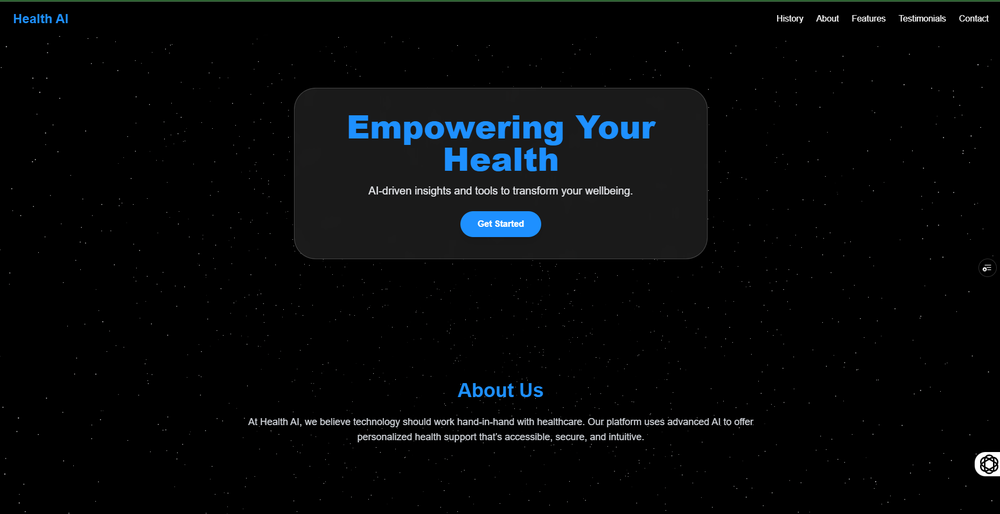
#> input picture assets/Home.png, 1000 x 514 px, shrunk from 1857 x 954 before the run
$ python -i ocr.py   (imports and definitions only)
#> lines starting #> are read from the running program, lines starting #| are printed output that depends on the picture; after the words box and inside, x2 and y2 are one past the last pixel; in counts of white or black regions, pixels touching at a corner belong together
# ocr.py

import pytesseract
import cv2
import numpy as np
from PIL import Image


pytesseract.pytesseract.tesseract_cmd = r"C:\Program Files\Tesseract-OCR\tesseract.exe"


def extract_text_from_image(pil_image):
    cv_image = cv2.cvtColor(np.array(pil_image), cv2.COLOR_RGB2BGR)
#> cv_image is the input picture: shape (514, 1000, 3); mean B, G, R 9, 7.6, 5.8
    gray = cv2.cvtColor(cv_image, cv2.COLOR_BGR2GRAY)
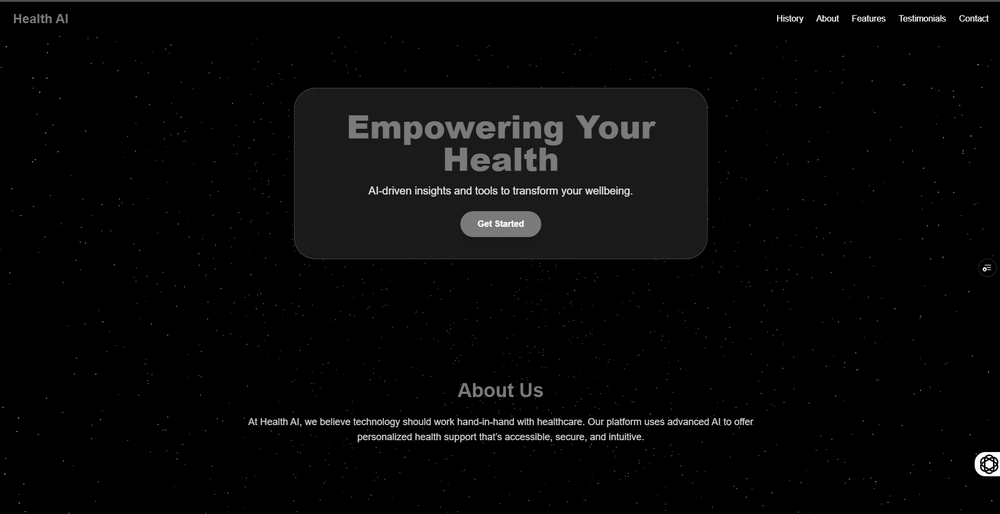
#> gray: shape (514, 1000); min 0, max 255, mean 7.2

    # Apply thresholding for better OCR results
    _, thresh = cv2.threshold(gray, 150, 255, cv2.THRESH_BINARY + cv2.THRESH_OTSU)
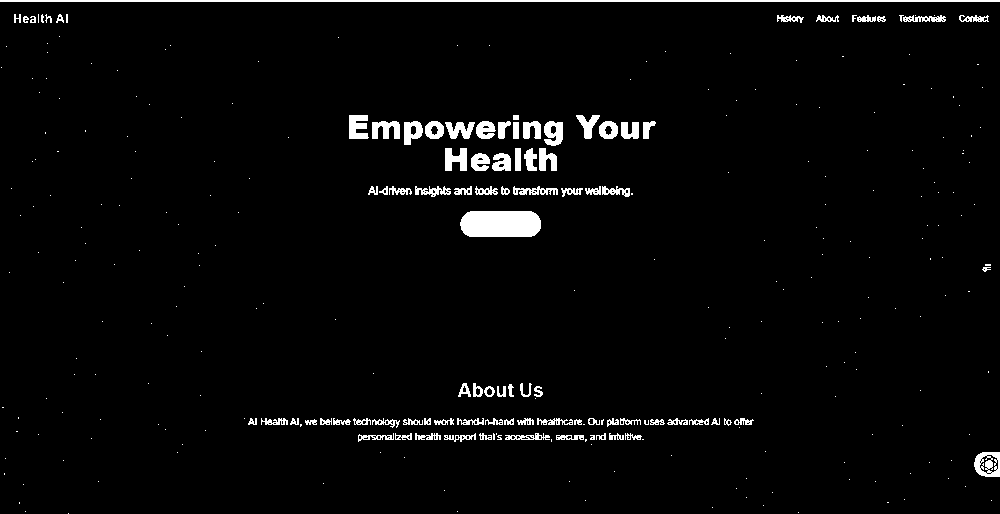
#> thresh: shape (514, 1000); 3% white; 310 white regions (218 under 20 px), largest, box (x1, y1, x2, y2) and area: (0, 0, 1000, 2) 2000, (460, 211, 541, 237) 1962, (974, 452, 1000, 477) 453

#> (the run stopped early here; a loop or call above may not have finished)
